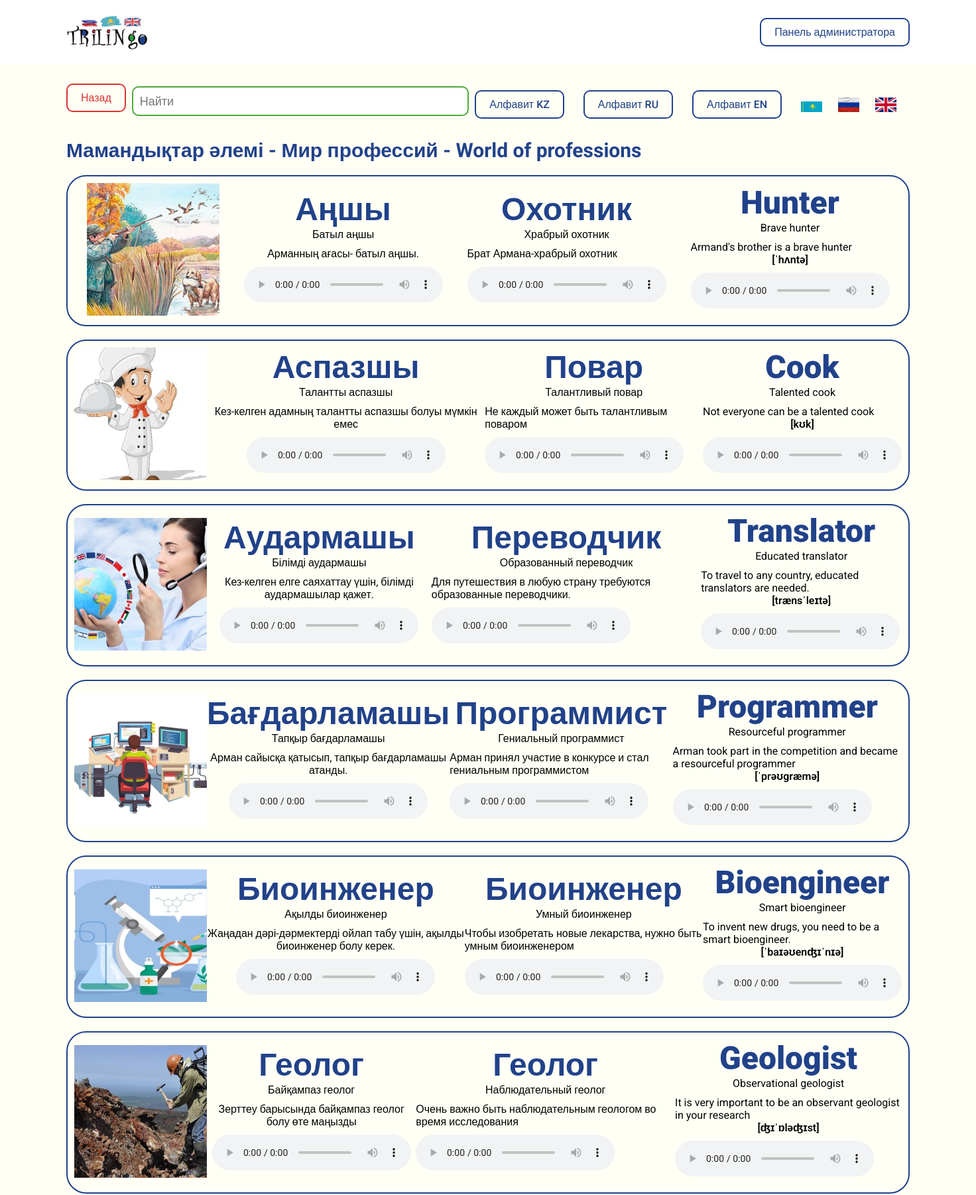
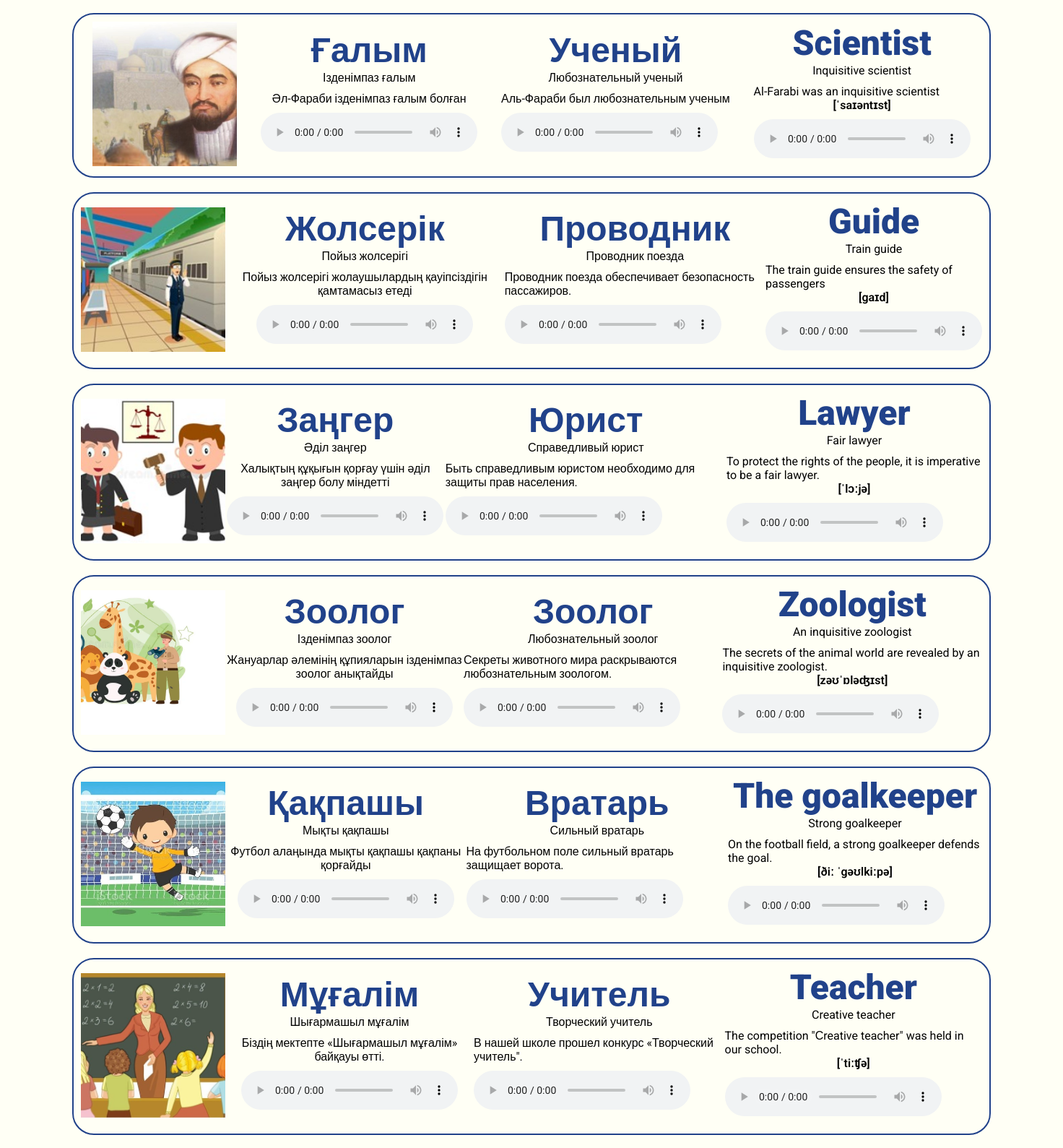
Screenshot of /theme/detail/mamandyitar-lem/ (upper part) with the database file from the repository (2 pictures, top to bottom).
### trilingo_app/models.py (models this page shows, shortened)
class Theme(models.Model):
    working_class = models.ForeignKey(WorkingClass, on_delete=models.CASCADE, verbose_name="Выберите класс", default="")
    word_kz = models.CharField("Название темы на казахском", max_length=35, default="")
    word_ru = models.CharField("Название темы на русском", max_length=35, default="")
    word_en = models.CharField("Название темы на английском", max_length=35, default="")
    image = models.ImageField("Изображение темы", upload_to="themes/", default="")
    slug = models.SlugField(unique=True, blank=True, editable=False)
    class Meta:
        verbose_name = "Тема"
        verbose_name_plural = "Темы"

class Words(models.Model):
    theme = models.ForeignKey(Theme, on_delete=models.CASCADE, verbose_name="Тема")
    word_kz = models.ForeignKey(WordInKz, on_delete=models.CASCADE, verbose_name="Слово на казахском")
    word_ru = models.ForeignKey(WordInRu, on_delete=models.CASCADE, verbose_name="Слово на русском")
    word_en = models.ForeignKey(WordInEn, on_delete=models.CASCADE, verbose_name="Слово на английском")
    image = models.ImageField("Изображение", upload_to="words/")
    class Meta:
        verbose_name = "Слово"
        verbose_name_plural = "Слова"

class WordInKz(models.Model):
    alphabet = models.ForeignKey(KazakhAlphabet, on_delete=models.CASCADE, verbose_name="Буква на казахском")
    word = models.CharField("Название слова", max_length=90)
    subword = models.CharField("Дополнительно", max_length=160)
    description = models.TextField("Описание")
    voice = models.FileField("Произношение", upload_to="voices/kz/")
    class Meta:
        verbose_name = "Слово на казахском"
        verbose_name_plural = "Слова на казахском"

class WordInRu(models.Model):
    alphabet = models.ForeignKey(RussianAlphabet, on_delete=models.CASCADE, verbose_name="Буква на русском")
    word = models.CharField("Название слова", max_length=90)
    subword = models.CharField("Дополнительно", max_length=160)
    description = models.TextField("Описание")
    voice = models.FileField("Произношение", upload_to="voices/ru/")
    class Meta:
        verbose_name = "Слово на русском"
        verbose_name_plural = "Слова на русском"

class WordInEn(models.Model):
    alphabet = models.ForeignKey(EnglishAlphabet, on_delete=models.CASCADE, verbose_name="Буква на английском")
    word = models.CharField("Название слова", max_length=90)
    transcript = models.CharField("Транскрипт (необязательное поле)", max_length=160, null=True, blank=True)
    subword = models.CharField("Дополнительно", max_length=160)
    description = models.TextField("Описание")
    voice = models.FileField("Произношение", upload_to="voices/en/")
    class Meta:
        verbose_name = "Слово на английском"
        verbose_name_plural = "Слова на английском"

### trilingo_app/views.py (the view)
# urls.py: path('theme/detail/<slug:slug>/', views.theme_detail_page, name='theme_detail_page'),
def theme_detail_page(request, slug):
    theme = get_object_or_404(Theme, slug=slug)
    words = Words.objects.filter(theme=theme)
    context = {
        'theme': theme,
        'words': words
    }
    return render(request, "./theme-detail.html", context)

### trilingo_app/templates/theme-detail.html (shortened to what this page needs)
{% extends './base.html' %}
{% load static %}
{% block content %}
<section class="block">
    <div class="container">
        <div class="d-flex align-items-center space-between" style="margin-bottom: 20px;">
            <a href="{% url 'themes_page' slug=theme.working_class.slug %}" class="button-danger">Назад</a>
            <input type="text" id="search-bar" class="search-bar" placeholder="Найти">
            <a href="{% url 'alphabets_kz_page' %}" class="button-primary">Алфавит KZ</a>
            <a href="{% url 'alphabets_ru_page' %}" class="button-primary">Алфавит RU</a>
            <a href="{% url 'alphabets_en_page' %}" class="button-primary">Алфавит EN</a>
            <ul class="langs-nav">
                <li class="langs-nav-item">
                    <a href="#" class="emoji-sm" ><img src="{% static './images/kz.jpg' %}" width="32px"></a>
                </li>
                <li class="langs-nav-item">
                    <a href="#" class="emoji-sm"><img src="{% static './images/ru.jpeg' %}" width="32px"></a>
                </li>
                <li class="langs-nav-item">
                    <a href="#" class="emoji-sm" ><img src="{% static './images/en.png' %}" width="32px"></a>
                </li>
            </ul>
        </div>
        <h1 class="title">{{ theme.word_kz }} - {{ theme.word_ru }} - {{ theme.word_en }}</h1>
        <div class="theme-detail-row">
            {% for word in words %}
            <div class="theme-detail-col">
                <div class="letters-full-data">
                    <div class="letter-img">
                        <img src="{{ word.image.url }}" alt="{{ word.theme.word_kz }} - {{ word.theme.word_ru }} - {{ word.theme.word_en }}">
                    </div>
                    <div class="letter-theme-detail">
                        <div class="letter kz" id="kz">{{ word.word_kz.word }}</div>
                        <div class="subletter">{{ word.word_kz.subword }}</div>
                        <div class="description" style="text-align: center;">{{ word.word_kz.description }}</div>
                        <div class="audio" style="text-align: center;">
                            <audio controls>
                                <source src="{{ word.word_kz.voice.url }}" type="audio/mpeg" />
                            </audio>
                        </div>
                    </div>
                    <div class="letter-theme-detail">
                        <div class="letter ru" id="ru">{{ word.word_ru.word }}</div>
                        <div class="subletter">{{ word.word_ru.subword }}</div>
                        <div class="description">{{ word.word_ru.description }}</div>
                        <div class="audio">
                            <audio controls>
                                <source src="{{ word.word_ru.voice.url }}" type="audio/mpeg" />
                            </audio>
                        </div>
                    </div>
                    <div class="letter-theme-detail">
                        <div class="letter en" id="en">{{ word.word_en.word }}</div>
                        <div class="subletter">{{ word.word_en.subword }}</div>
                        <div class="description">{{ word.word_en.description }}</div>
                        {% if word.word_en.transcript  %}
                        <div class="description" style="text-align: center; font-weight: 600;">{{ word.word_en.transcript }}</div>
                        {% endif %}
                        <div class="audio">
                            <audio controls>
                                <source src="{{ word.word_en.voice.url }}" type="audio/mpeg" />
                            </audio>
                        </div>
                    </div>
                </div>
            </div>
            {% endfor %}
        </div>
    </div>
</section>
{% endblock %}

### trilingo_app/static/css/style.css (style rules this page uses)
* { padding: 0; margin: 0; box-sizing: border-box; font-family: "Roboto", sans-serif; }
html { scroll-behavior: smooth; }
.container { margin-left: 100px; margin-right: 100px; }
.d-flex { display: flex; }
.d-flex.align-items-center { align-items: center; }
.d-flex.space-between { justify-content: space-between; }
.button-primary { padding: 10px 20px; border: 2px solid #21428a; background-color: transparent; color: #21428a; text-decoration: none; border-radius: 10px; display: inline-block; font-weight: 500; transition: 0.3s ease-in-out; }
.button-danger { padding: 10px 20px; border: 2px solid #da332e; background-color: transparent; color: #da332e; text-decoration: none; border-radius: 10px; display: inline-block; font-weight: 500; transition: 0.3s ease-in-out; }
#search-bar { top: -5px; position: relative; font-size: 18px; border-radius: 10px; border: 2px solid #4da93a; width: 40%; padding: 10px; }
.title { color: #21428a; font-size: 30px; }
.block { background-color: #fffff5; padding: 30px 0; min-height: 100vh; }
.block .title { margin-bottom: 20px; }
.block .button-primary { margin-right: 20px; }
.block .button-danger { margin-bottom: 20px; }
.letter-image, .letter, .letter-item-img, .letter-item-text { display: block; }
.letter { color: #21428a; font-size: 48px; font-weight: 900; }
.letter-img img { width: 200px; height: 200px; object-fit: cover; }
.letters-full-data { margin-bottom: 20px; border-radius: 30px; border: 2px solid #21428a; padding: 10px; display: flex; align-items: center; justify-content: space-around; }
.letter, .subletter { text-align: center }
.subletter { margin-bottom: 10px; }
.audio { margin: 10px 0; }
.langs-nav-item { text-decoration: none; list-style: none; display: inline-block; margin-right: 20px; }
.emoji-sm { text-decoration: none; font-size: 32px; }

### rows the page displays
Theme: word_kz "Мамандықтар әлемі", word_ru "Мир профессий", word_en "World of professions"
Words: image (picture), word_kz.word "Аңшы", word_kz.subword "Батыл аңшы", word_kz.description "Арманның ағасы- батыл аңшы.", word_ru.word "Охотник", word_ru.subword "Храбрый охотник", word_ru.description "Брат Армана-храбрый охотник", word_en.word "Hunter", word_en.subword "Brave hunter", word_en.description "Armand's brother is a brave hunter", word_en.transcript "[ˈhʌntə]"
Words: image (picture), word_kz.word "Аспазшы", word_kz.subword "Талантты аспазшы", word_kz.description "Кез-келген адамның талантты аспазшы болуы мүмкін емес", word_ru.word "Повар", word_ru.subword "Талантливый повар", word_ru.description "Не каждый может быть талантливым поваром", word_en.word "Cook", word_en.subword "Talented cook", word_en.description "Not everyone can be a talented cook", word_en.transcript "[kʊk]"
Words: image (picture), word_kz.word "Аудармашы", word_kz.subword "Білімді аудармашы", word_kz.description "Кез-келген елге саяхаттау үшін, білімді аудармашылар қажет.", word_ru.word "Переводчик", word_ru.subword "Образованный переводчик", word_ru.description "Для путешествия в любую страну требуются образованные переводчики.", word_en.word "Translator", word_en.subword "Educated translator", word_en.description "To travel to any country, educated translators are needed.", word_en.transcript "[trænsˈleɪtə]"
Words: image (picture), word_kz.word "Бағдарламашы", word_kz.subword "Тапқыр бағдарламашы", word_kz.description "Арман сайысқа қатысып, тапқыр бағдарламашы атанды.", word_ru.word "Программист", word_ru.subword "Гениальный программист", word_ru.description "Арман принял участие в конкурсе и стал гениальным программистом", word_en.word "Programmer", word_en.subword "Resourceful programmer", word_en.description "Arman took part in the competition and became a resourceful programmer", word_en.transcript "[ˈprəʊgræmə]"
Words: image (picture), word_kz.word "Биоинженер", word_kz.subword "Ақылды биоинженер", word_kz.description "Жаңадан дәрі-дәрмектерді ойлап табу үшін, ақылды биоинженер болу керек.", word_ru.word "Биоинженер", word_ru.subword "Умный биоинженер", word_ru.description "Чтобы изобретать новые лекарства, нужно быть умным биоинженером", word_en.word "Bioengineer", word_en.subword "Smart bioengineer", word_en.description "To invent new drugs, you need to be a smart bioengineer.", word_en.transcript "[ˈbaɪəʊenʤɪˈnɪə]"
Words: image (picture), word_kz.word "Геолог", word_kz.subword "Байқампаз геолог", word_kz.description "Зерттеу барысында байқампаз геолог болу өте маңызды", word_ru.word "Геолог", word_ru.subword "Наблюдательный геолог", word_ru.description "Очень важно быть наблюдательным геологом во время исследования", word_en.word "Geologist", word_en.subword "Observational geologist", word_en.description "It is very important to be an observant geologist in your research", word_en.transcript "[ʤɪˈɒləʤɪst]"
Words: image (picture), word_kz.word "Ғалым", word_kz.subword "Ізденімпаз ғалым", word_kz.description "Әл-Фараби ізденімпаз ғалым болған", word_ru.word "Ученый", word_ru.subword "Любознательный ученый", word_ru.description "Аль-Фараби был любознательным ученым", word_en.word "Scientist", word_en.subword "Inquisitive scientist", word_en.description "Al-Farabi was an inquisitive scientist", word_en.transcript "[ˈsaɪəntɪst]"
Words: image (picture), word_kz.word "Жолсерік", word_kz.subword "Пойыз жолсерігі", word_kz.description "Пойыз жолсерігі жолаушылардың қауіпсіздігін қамтамасыз етеді", word_ru.word "Проводник", word_ru.subword "Проводник поезда", word_ru.description "Проводник поезда обеспечивает безопасность пассажиров.", word_en.word "Guide", word_en.subword "Train guide", word_en.description "The train guide ensures the safety of passengers", word_en.transcript "[gaɪd]"
Words: image (picture), word_kz.word "Заңгер", word_kz.subword "Әділ заңгер", word_kz.description "Халықтың құқығын қорғау үшін әділ заңгер болу міндетті", word_ru.word "Юрист", word_ru.subword "Справедливый юрист", word_ru.description "Быть справедливым юристом необходимо для защиты прав населения.", word_en.word "Lawyer", word_en.subword "Fair lawyer", word_en.description "To protect the rights of the people, it is imperative to be a fair lawyer.", word_en.transcript "[ˈlɔːjə]"
Words: image (picture), word_kz.word "Зоолог", word_kz.subword "Ізденімпаз зоолог", word_kz.description "Жануарлар әлемінің құпияларын ізденімпаз зоолог анықтайды", word_ru.word "Зоолог", word_ru.subword "Любознательный зоолог", word_ru.description "Секреты животного мира раскрываются любознательным зоологом.", word_en.word "Zoologist", word_en.subword "An inquisitive zoologist", word_en.description "The secrets of the animal world are revealed by an inquisitive zoologist.", word_en.transcript "[zəʊˈɒləʤɪst]"
Words: image (picture), word_kz.word "Қақпашы", word_kz.subword "Мықты қақпашы", word_kz.description "Футбол алаңында мықты қақпашы қақпаны қорғайды", word_ru.word "Вратарь", word_ru.subword "Сильный вратарь", word_ru.description "На футбольном поле сильный вратарь защищает ворота.", word_en.word "The goalkeeper", word_en.subword "Strong goalkeeper", word_en.description "On the football field, a strong goalkeeper defends the goal.", word_en.transcript "[ðiː ˈgəʊlkiːpə]"
Words: image (picture), word_kz.word "Мұғалім", word_kz.subword "Шығармашыл мұғалім", word_kz.description "Біздің мектепте «Шығармашыл мұғалім» байқауы өтті.", word_ru.word "Учитель", word_ru.subword "Творческий учитель", word_ru.description "В нашей школе прошел конкурс «Творческий учитель\".", word_en.word "Teacher", word_en.subword "Creative teacher", word_en.description "The competition \"Сreative teacher\" was held in our school.", word_en.transcript "[ˈtiːʧə]"
